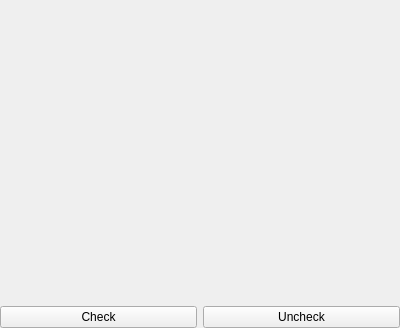
          <widget class="QWidget" name="tab_9">
           <attribute name="title">
            <string>BPMs</string>
           </attribute>
           <layout class="QGridLayout" name="gridLayout_23">
            <property name="leftMargin">
             <number>0</number>
            </property>
            <property name="topMargin">
             <number>0</number>
            </property>
            <property name="rightMargin">
             <number>0</number>
            </property>
            <property name="bottomMargin">
             <number>0</number>
            </property>
            <item row="0" column="1">
             <widget class="QWidget" name="w_bpm" native="true">
              <property name="sizePolicy">
               <sizepolicy hsizetype="Preferred" vsizetype="Expanding">
                <horstretch>0</horstretch>
                <verstretch>0</verstretch>
               </sizepolicy>
              </property>
              <property name="minimumSize">
               <size>
                <width>400</width>
                <height>300</height>
               </size>
              </property>
             </widget>
            </item>
            <item row="1" column="1">
             <layout class="QHBoxLayout" name="horizontalLayout_22">
              <item>
               <widget class="QPushButton" name="pb_bpm_check">
                <property name="text">
                 <string>Check</string>
                </property>
               </widget>
              </item>
              <item>
               <widget class="QPushButton" name="pb_bpm_uncheck">
                <property name="text">
                 <string>Uncheck</string>
                </property>
               </widget>
              </item>
             </layout>
            </item>
           </layout>
          </widget>
